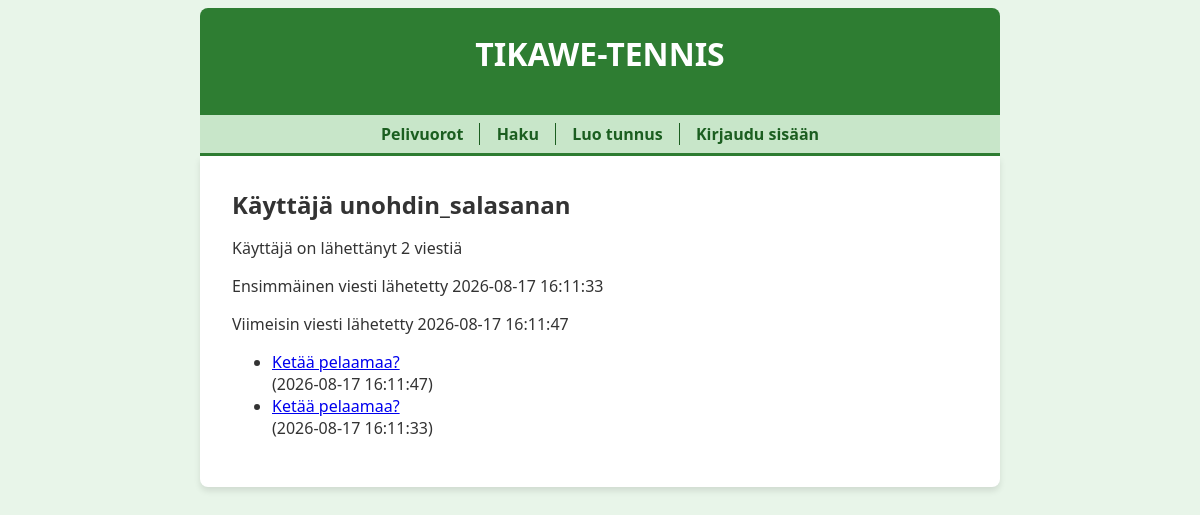
/user/2, run on the app's committed database.
### tables this page shows
CREATE TABLE users (id INTEGER PRIMARY KEY, username TEXT UNIQUE, password_hash TEXT, image BLOB);

CREATE TABLE messages (id INTEGER PRIMARY KEY, content TEXT, sent_at TEXT, user_id INTEGER REFERENCES users, thread_id INTEGER REFERENCES threads, status INTEGER DEFAULT 1);

CREATE TABLE threads (id INTEGER PRIMARY KEY, title TEXT, user_id INTEGER REFERENCES users);

### app.py (the view)
@app.route("/user/<int:user_id>")
def show_user(user_id):
    user = users.get_user(user_id)
    if not user:
        abort(404)
    messages = users.get_messages(user_id)
    return render_template("user.html", user=user, messages=messages)

### app.py (called while the page is built)
@app.before_request
def before_request():
    g.start_time = time.time()

@app.after_request
def after_request(response):
    elapsed_time = round(time.time() - g.start_time, 2)
    print("elapsed time:", elapsed_time, "s")
    return response

### db.py (called while the page is built)
def get_connection():
    con = sqlite3.connect("database.db")
    con.execute("PRAGMA foreign_keys = ON")
    con.row_factory = sqlite3.Row
    return con

def query(sql, params=[]):
    con = get_connection()
    result = con.execute(sql, params).fetchall()
    con.close()
    return result

### users.py (called while the page is built)
def get_user(user_id):
    sql = """SELECT id, username, image IS NOT NULL as has_image
             FROM users
             WHERE id = ?"""
    result = db.query(sql, [user_id])
    return result[0] if result else None

def get_messages(user_id):
    sql = """SELECT m.id, m.thread_id, t.title thread_title, m.sent_at
             FROM threads t, messages m
             WHERE t.id = m.thread_id AND m.user_id = ? AND m.status = 1
             ORDER BY m.sent_at DESC"""
    return db.query(sql, [user_id])

### templates/user.html (shortened to what this page needs)
{% extends "layout.html" %}
{% block content %}
  <h2>Käyttäjä {{ user.username }}</h2>
  <p>Käyttäjä on lähettänyt {{ messages | count }} viestiä</p>
  {% if messages %}
  <p>Ensimmäinen viesti lähetetty {{ messages[-1].sent_at }}</p>
  <p>Viimeisin viesti lähetetty {{ messages[0].sent_at }}</p>
  <ul>
  {% for message in messages %}
    <li>
      <a href="/thread/{{ message.thread_id }}#{{ message.id }}">
        {{ message.thread_title }}
      </a>
      <br />
      ({{ message.sent_at }})
    </li>
  {% endfor %}
  </ul>
  {% endif %}
{% endblock %}

### static/main.css (style rules this page uses)
body { margin: auto; max-width: 50em; font-family: 'Segoe UI', Tahoma, Geneva, Verdana, sans-serif; background-color: #e8f5e9; color: #333; }
h1, h2, h3 { margin: 0 0 0.5em 0; }

### data on the page
users: username "unohdin_salasanan"
messages: sent_at "2026-08-17 16:11:33", thread_title "Ketää pelaamaa?"
messages: sent_at "2026-08-17 16:11:47", thread_title "Ketää pelaamaa?"

### other printed values
{{ messages | count }} "2"
